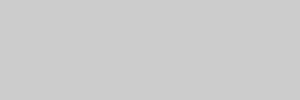
Frame 1 (no input)
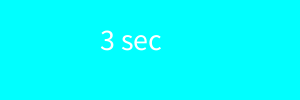
Frame 60 (the mouse pressed at the canvas centre just before this capture)
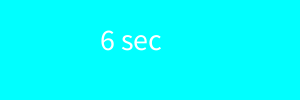
Frame 120 (the mouse held since frame 60 and released just before this capture)

The Processing sketch that drew these frames (run headless with seeded random() and noise(); from frame 60 on, the mouse is pressed at the canvas centre):

// Processing sketch: c4_10elapse
// ── c4_10elapse.pde
int frames = 0;
void setup(){
  size(300,100);
  frameRate(20); // set the frame rate
}
void draw(){  // called 20 times in a second
  frames++;
  if((frames % 20) == 0){  // 0 20 40 60…
    background(0,255,255);
    textSize(30);
    text(frames/20 + " sec", 100,50);
  }
}
